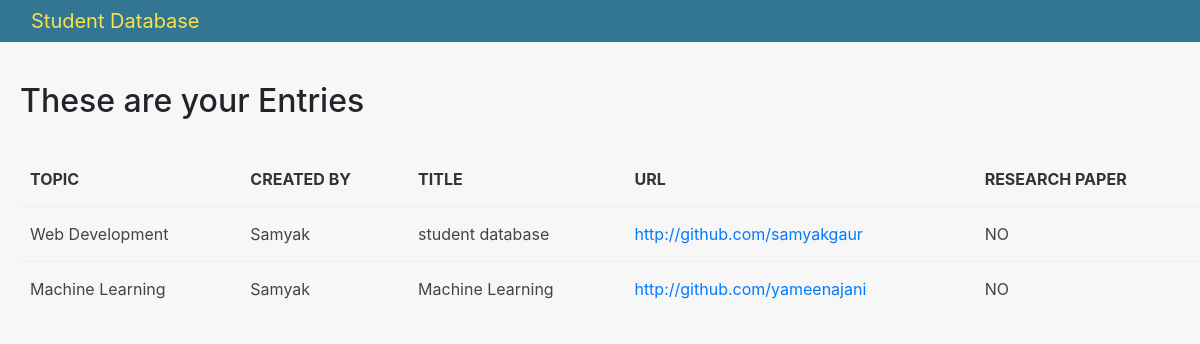
Page /first_app/index1 on the earlier database version.
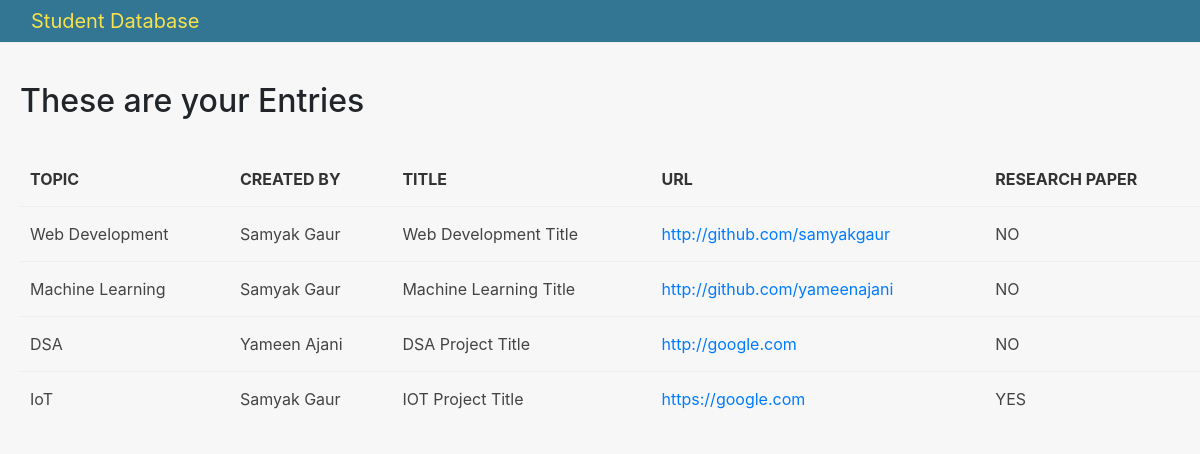
Same page on the later database version.
### first_app/models.py (models this page shows, shortened)
class Entrie(models.Model):
    topics = models.ForeignKey(Topic,on_delete=models.PROTECT)
    name = models.CharField(max_length=100,default="Team Leader name Here")
    title = models.CharField(max_length=264, unique=True)
    description = models.TextField(max_length=600, null=True, blank=True)
    url = models.URLField(unique=True)
    start_date = models.DateField()
    end_date = models.DateField()
    year = models.IntegerField(choices=YEARS, default=1)
    department = models.CharField(max_length=100,choices=DEPARTMENTS,default="Computer")
    research_paper = models.CharField(max_length=100,choices=PAPER,default="NO")
    file= models.FileField(upload_to=None,max_length=100,default="NULL")

class Topic(models.Model):
    topic = models.CharField(max_length=264 , unique=True)
    def __str__(self):
        return self.topic

### first_app/views.py (the view)
# urls.py: path('index1',views.index1),
def index1(request):
    entries_display = Entrie.objects.order_by('topics')
    index1dict = {'entries_display':entries_display}
    return render(request,'first_app/index.html',context=index1dict)

### templates/first_app/index.html (shortened to what this page needs)
<!DOCTYPE html>
{% load staticfiles %}
<html lang="en">
<head>
    <link rel="stylesheet" href="https://stackpath.bootstrapcdn.com/bootstrap/4.3.1/css/bootstrap.min.css">
    <link rel="stylesheet" href="{% static "css/main1.css" %}">
</head>
<body>
    <nav class="navbar navbar-expand-lg navbar-light bg-light" style="background-color: rgb(50, 118, 147)!important; height: 43px;">
                <a class="navbar-brand" href="http://127.0.0.1:8000/" style="color: rgb(247, 226, 76)">Student Database</a>
    </nav>
    <br>
    <div style="padding-left: 20px;">
        <h2>These are your Entries </h2><br >
        {% if entries_display %}
        <table>
            <th>Topic</th>
            <th>Created By</th>
            <th>Title</th>
            <th>URL</th>
            <th>Research Paper</th>
            {% for acc in entries_display %}
            <tr>
                <td>{{ acc.topics }}</td>
                <td>{{ acc.name }}</td>
                <td>{{ acc.title }}</td>
                <td><a href="{{ acc.url }}">{{ acc.url}}</td>
                <td>{{ acc.research_paper }}</td>
            </tr>
            {% endfor %}
        </table>
        {% else %}
        <p> no access record found</p>
        {% endif %}
    </div>
</body>
</html>

### static/css/main1.css (style rules this page uses)
* { --main-color: #006992; }
body { display: flex; flex-direction: column; background-color: #f7f7f7; min-height: 100vh; }
nav { background-color: #232632; margin-bottom: 15px; border-bottom: 1px solid #eee; height: 100vh; position: fixed; min-width: 150px; }
nav a { display: block; padding: 20px 15px; color: rgba(255,255,255,.6); transition: 100ms ease; }
table { width: 100%; }
td, th { padding: 15px 10px; border-top: 1px solid #eee; color: #444; }
th { border: none; color: #333; text-transform: uppercase; }
td { position: relative; }

Differences in the rows shown:
changed Entrie "http://github.com/samyakgaur": name "Samyak" → "Samyak Gaur"; title "student database" → "Web Development Title"
changed Entrie "http://github.com/yameenajani": name "Samyak" → "Samyak Gaur"; title "Machine Learning" → "Machine Learning Title"
added Entrie: topics "DSA", name "Yameen Ajani", title "DSA Project Title", url "http://google.com", research_paper "NO"
added Entrie: topics "IoT", name "Samyak Gaur", title "IOT Project Title", url "https://google.com", research_paper "YES"
